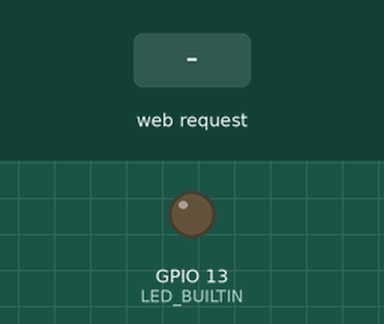
Simulated run of this sketch. Board: ESP8266 (NodeMCU). Shown: output pins drawn as LEDs (lit = HIGH). The inputs (shaded band) are chosen by the test bench. WiFi joins after 1.5 s; servers stay silent unless stated; what the sketch prints to the serial monitor is not drawn.

Above: at 3.7 s.
3.8 s: HTTP request GET /LEDOn received
At 4.3 s:
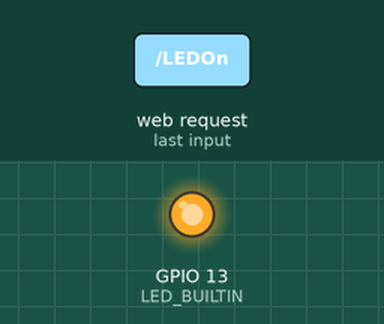
5.3 s: HTTP request GET /LEDOff received
At 6.6 s:
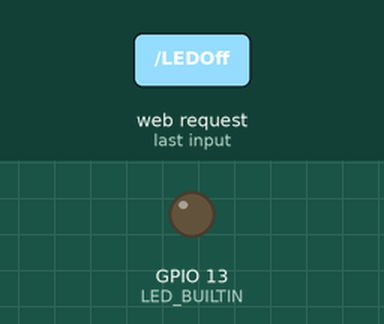
Timing chart, 0 to 8.3 s (numbered marks = the images above; inputs shaded):
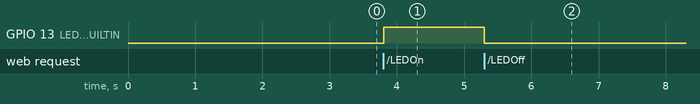

Measured:
- after the input at 3.8 s, GPIO 13 (LED_BUILTIN): LOW → HIGH at once
- after the input at 5.3 s, GPIO 13 (LED_BUILTIN): HIGH → LOW at once

The sketch:

node_sta_webserver.ino
```cpp
#include <ESP8266WiFi.h>
#include <WiFiClient.h>
#include <ESP8266WebServer.h>
#define LED_BUILTIN 13
//SSID and Password of your WiFi router
const char* ssid = "Art. XR";
const char* password = "abcdef1234";
int stateLED = LOW;

//Static IP address configuration
IPAddress ip(192, 168, 1, 6);       //ESP static ip
IPAddress gateway(192, 168, 1, 1);  //IP Address of your WiFi Router (Gateway)
IPAddress subnet(255, 255, 255, 0); //Subnet mask
IPAddress dns(8, 8, 8, 8);  //DNS
ESP8266WebServer server(80);

void handleRoot() {
    response();
}

void handleLedOn() {
  stateLED = HIGH;
  digitalWrite(LED_BUILTIN, stateLED);
  response();
}

void handleLedOff() {
  stateLED = LOW;
  digitalWrite(LED_BUILTIN, stateLED);
  response();
}

const String HtmlHtml = "<html><head>"
    "<meta name=\"viewport\" content=\"width=device-width, initial-scale=1\" />"
    "<meta http-equiv=\"Content-Type\" content=\"text/html;charset=utf-8\"/></head>";
const String HtmlHtmlClose = "</html>";
const String HtmlTitle = "<h1>Arduino-er: ESP8266 測試AP WebServer exercise</h1><br/>\n";
const String HtmlLedStateLow = "<big>LED is now <b>OFF</b></big><br/>\n";
const String HtmlLedStateHigh = "<big>LED is now <b>ON</b></big><br/>\n";
const String HtmlButtons =
    "<a href=\"LEDOn\"><button style=\"display: block; width: 100%;\">ON</button></a><br/>"
    "<a href=\"LEDOff\"><button style=\"display: block; width: 100%;\">OFF</button></a><br/>";

void response(){
  String htmlRes = HtmlHtml + HtmlTitle;
  if(stateLED == LOW){
    htmlRes += HtmlLedStateLow;
  }else{
    htmlRes += HtmlLedStateHigh;
  }

  htmlRes += HtmlButtons;
  htmlRes += HtmlHtmlClose;

  server.send(200, "text/html", htmlRes);
}

void setup() {
    delay(1000);
    Serial.begin(115200);
    Serial.println();
   //WiFi.config(ip, gateway, subnet);
    WiFi.mode(WIFI_STA);
    WiFi.begin(ssid, password);
   // Wait for connection
    while (WiFi.status() != WL_CONNECTED) {
      delay(500);
      Serial.print(".");
    }

    //If connection successful show IP address in serial monitor
    Serial.println("");
    Serial.print("Connected to ");
    Serial.println(ssid);
    Serial.print("IP address: ");
    Serial.println(WiFi.localIP());  //IP address assigned to your ESP

    server.on("/", handleRoot);
    server.on("/LEDOn", handleLedOn);
    server.on("/LEDOff", handleLedOff);
    server.begin();
    Serial.println("HTTP server beginned");
    pinMode(LED_BUILTIN, OUTPUT);
    digitalWrite(LED_BUILTIN, stateLED);
}

void loop() {
    server.handleClient();
}
```
